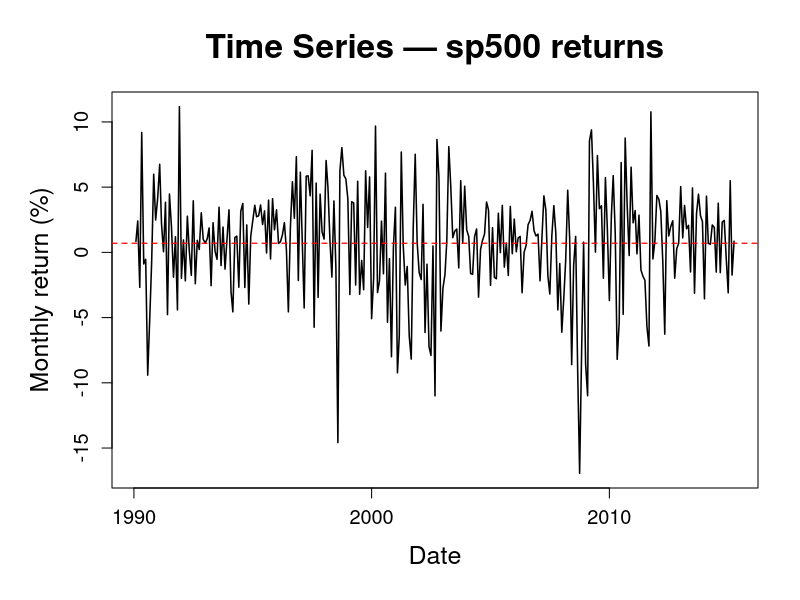

Reproduce this figure in R. (Note: this script raises an error after producing the figure.)
### -------------------
### Run ALL other scripts before running this script
### -------------------

# ── Common style settings ──────────────────────────────────────────────────────
main_cex <- 2.0
lab_cex  <- 1.5
axis_cex <- 1.2

# ── Variogram function ─────────────────────────────────────────────────────────
variogram <- function(y, lagmax = 12, iprint = FALSE) {
  G <- rep(1, lagmax)
  n <- length(y)
  if (lagmax > n) lagmax <- n - 2
  
  y1 <- y[-1]
  y2 <- y[-n]
  d1 <- y1 - y2
  denom <- var(d1)
  
  for (k in 2:lagmax) {
    y1 <- y[(k + 1):n]
    y2 <- y[1:(n - k)]
    dk <- y1 - y2
    G[k] <- var(dk) / denom
  }
  
  ac <- c(acf(y, plot = FALSE, lag.max = lagmax)$acf)
  H <- (1 - ac[-1]) / (1 - ac[2])
  
  if (iprint) print(cbind(G, H))
  list(G = G, H = H)
}

# ── Load and prepare data ──────────────────────────────────────────────────────
data <- read.csv("data/processed/cleanedData.csv")
data$observation_date <- as.Date(paste0(data$observation_date, "-01"))

train_end <- c(2015, 4)

data_ts <- ts(data$sp500_ret, start = c(1990, 2), frequency = 12)
train <- window(data_ts, start = c(1990, 2), end = train_end)
train_data <- data[1:length(train), ]

sp500_x <- na.omit(train_data$sp500_ret)
sp500_dates <- train_data$observation_date[!is.na(train_data$sp500_ret)]


# ── Time series plot ───────────────────────────────────────────────────────────
if (!dir.exists("figs/ts")) {
  dir.create("figs/ts")
}

png("figs/ts/sp500_tsplot.png", width = 2000, height = 1300, res = 220)


par(
  mar = c(5.5, 5.5, 4.5, 2) + 0.1,
  cex.main = main_cex,
  cex.lab = lab_cex,
  cex.axis = axis_cex
)

plot(
  sp500_dates, sp500_x,
  type = "l",
  lwd = 1.5,
  xlab = "Date",
  ylab = "Monthly return (%)",
  main = "Time Series — sp500 returns"
)

abline(h = mean(sp500_x), col = "red", lty = 2, lwd = 1.2)

dev.off()

png("figs/ts/diff_vix_tsplot.png", width = 2000, height = 1300, res = 220)


par(
  mar = c(5.5, 5.5, 4.5, 2) + 0.1,
  cex.main = main_cex,
  cex.lab = lab_cex,
  cex.axis = axis_cex
)

plot(dates, vix_train,
     type = "l", lwd = 1.5,
     xlab = "Date", ylab = "Differenced VIX (%)",
     main = "Time Series — Differenced VIX")

abline(h = mean(vix_train), col = "red", lty = 2, lwd = 1)

dev.off()

png("figs/ts/diff_Baa_tsplot.png", width = 2000, height = 1300, res = 220)


par(
  mar = c(5.5, 5.5, 4.5, 2) + 0.1,
  cex.main = main_cex,
  cex.lab = lab_cex,
  cex.axis = axis_cex
)

plot(dates, BAA_train,
     type = "l", lwd = 1.5,
     xlab = "Date", ylab = "Differenced Baa Spread (%)",
     main = "Time Series — Differenced Baa Spread")

abline(h = mean(BAA_train), col = "red", lty = 2, lwd = 1)

dev.off()


# ── ACF / PACF plot ────────────────────────────────────────────────────────────

if (!dir.exists("figs/acf_pacf")) {
  dir.create("figs/acf_pacf")
}

png("figs/acf_pacf/sp500_ret_acfpacf.png", width = 2400, height = 1200, res = 220)
par(
  mfrow = c(1, 2),
  mar = c(5.5, 5.5, 4.5, 2) + 0.1,
  cex.main = 1.5,
  cex.lab = lab_cex,
  cex.axis = axis_cex
)

acf(
  as.numeric(sp500_x),
  lag.max = 20,
  lwd = 2,
  xlab = "Lag (Months)",
  ylab = "ACF",
  main = "ACF — sp500 returns"
)

pacf(
  as.numeric(sp500_x),
  lag.max = 20,
  lwd = 2,
  xlab = "Lag (Months)",
  ylab = "Partial ACF",
  main = "PACF — sp500 returns"
)

dev.off()

png("figs/acf_pacf/BAA_acfpacf.png", width = 2400, height = 1200, res = 220)
par(
  mfrow = c(1, 2),
  mar = c(5.5, 5.5, 4.5, 2) + 0.1,
  cex.main = 1.5,
  cex.lab = lab_cex,
  cex.axis = axis_cex
)

acf(as.numeric(BAA_train), 
    lag.max = 20,
    lwd = 2,
    xlab = "Lag (Months)",
    ylab = "ACF",
    main = "ACF of differenced Baa spread")
pacf(as.numeric(BAA_train), 
     lag.max = 20,
     lwd = 2,
     xlab = "Lag (Months)",
     ylab = " Partial ACF",
     main = "PACF of differenced Baa spread")
dev.off()

png("figs/acf_pacf/VIX_acfpacf.png", width = 2400, height = 1200, res = 220)
par(
  mfrow = c(1, 2),
  mar = c(5.5, 5.5, 4.5, 2) + 0.1,
  cex.main = 1.5,
  cex.lab = lab_cex,
  cex.axis = axis_cex
)

acf(as.numeric(vix_train), 
    main = "ACF of differenced VIX",
    lag.max = 20,
    lwd = 2,
    xlab = "Lag (Months)",
    ylab = "ACF")
pacf(as.numeric(vix_train), 
     main = "PACF of differenced VIX",
     lag.max = 20,
     lwd = 2,
     xlab = "Lag (Months)",
     ylab = "Partial ACF")
dev.off()


# ── Variogram plot of S&P500 returns───────────────────────────────────────────
if (!dir.exists("figs/vario")) {
  dir.create("figs/vario")
}

vg <- variogram(sp500_x, lagmax = 12)
lags <- 1:12

png("figs/vario/sp500_ret_vario.png", width = 2200, height = 1300, res = 220)

par(
  mar = c(5.5, 5.5, 4.5, 2) + 0.1,
  cex.main = main_cex,
  cex.lab = lab_cex,
  cex.axis = axis_cex
)

matplot(
  lags, cbind(vg$G, vg$H),
  type = "b",
  pch = c(16, 17),
  col = c("steelblue", "darkorange"),
  lwd = 2.5,
  xlab = "Lag (months)",
  ylab = "Variogram",
  main = "Variogram — sp500 returns"
)

abline(h = 1, col = "black", lty = 2, lwd = 1.2)

legend(
  "bottomright",
  legend = c("G", "H"),
  col = c("steelblue", "darkorange"),
  pch = c(16, 17),
  lwd = 2,
  bty = "n",
  cex = 1.3
)

dev.off()

# ── ccf plots ─────────────────────────────────────────────────────────────
if (!dir.exists("figs/ccf")) {
  dir.create("figs/ccf")
}
par(
  mar = c(5.5, 5.5, 4.5, 2) + 0.1,
  cex.main = main_cex+0.5,
  cex.lab = lab_cex+0.5,
  cex.axis = axis_cex+0.5
)

png("figs/ccf/Copper_ccf.png", width = 1497, height = 1044, res = 220)
ccf(copper_ldiff[1:ntrain], as.numeric(train), 
    main = "CCF of log differenced Copper & SP500 returns",  ylab = "CCF", xlab="Lag (Months)", 
    lag.max = 10, lwd = 2)
dev.off()

png("figs/ccf/INDPRO_ccf.png", width = 1497, height = 1044, res = 220)
ccf(indpro_diff[1:ntrain], as.numeric(train), 
    main = "CCF of differenced INDPRO & SP500 returns",  ylab = "CCF", xlab="Lag (Months)", 
    lag.max = 10, lwd = 2)
dev.off()

png("figs/ccf/CPI_ccf.png", width = 1497, height = 1044, res = 220)
ccf(data$CPI[1:ntrain], as.numeric(train), 
    main = "CCF of CPI % change & SP500 returns",  ylab = "CCF", xlab="Lag (Months)", 
    lag.max = 10, lwd =2)
dev.off()

png("figs/ccf/Silver_ccf.png", width = 1497, height = 1044, res = 220)
ccf(silver_ldiff[1:ntrain], as.numeric(train),
    main = "CCF of log differenced Silver & SP500 returns",  ylab = "CCF", xlab="Lag (Months)", 
    lag.max = 10,lwd=2)
dev.off()

png("figs/ccf/Gold_ccf.png", width = 1497, height = 1044, res = 220)
ccf(as.numeric(gold_ldiff[1:ntrain]), as.numeric(train), 
    main = "CCF of log differenced Gold & SP500 returns",  ylab = "CCF", xlab="Lag (Months)", 
    lag.max = 10,lwd=2)
dev.off()

png("figs/ccf/BAA_ccf.png", width = 1497, height = 1044, res = 220)
ccf(as.numeric(BAA_train),as.numeric(train), 
    main = "CCF of differenced Baa spread & SP500 returns", ylab = "CCF", xlab="Lag (Months)", 
    lag.max = 10, lwd=2)
dev.off()

png("figs/ccf/VIX_ccf.png", width = 1497, height = 1044, res = 220)
ccf(as.numeric(vix_train),as.numeric(train), 
    main = "CCF of differenced VIX & SP500 returns", ylab = "CCF", xlab="Lag (Months)", 
    lag.max = 10,lwd=2) 
dev.off()

# ───────────────────────────────────────────────────────────────
cat("Done. New figures saved in figs/\n")
